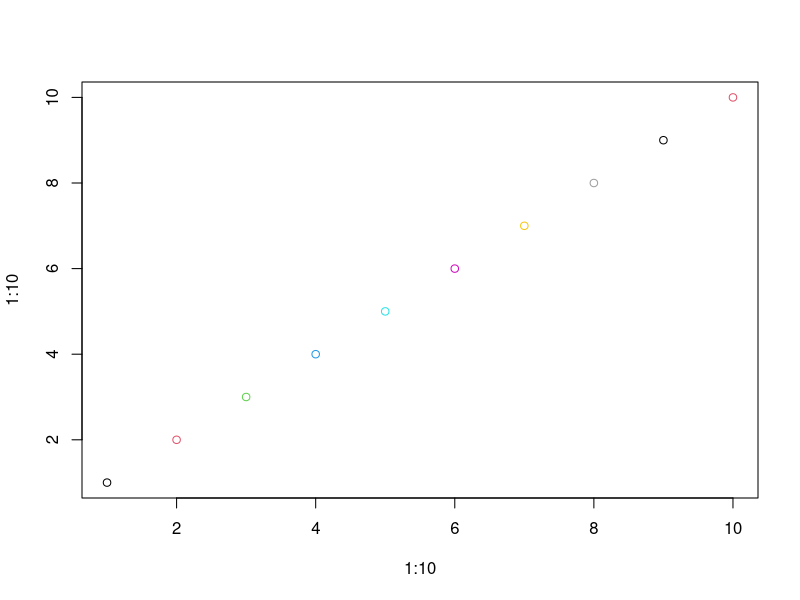
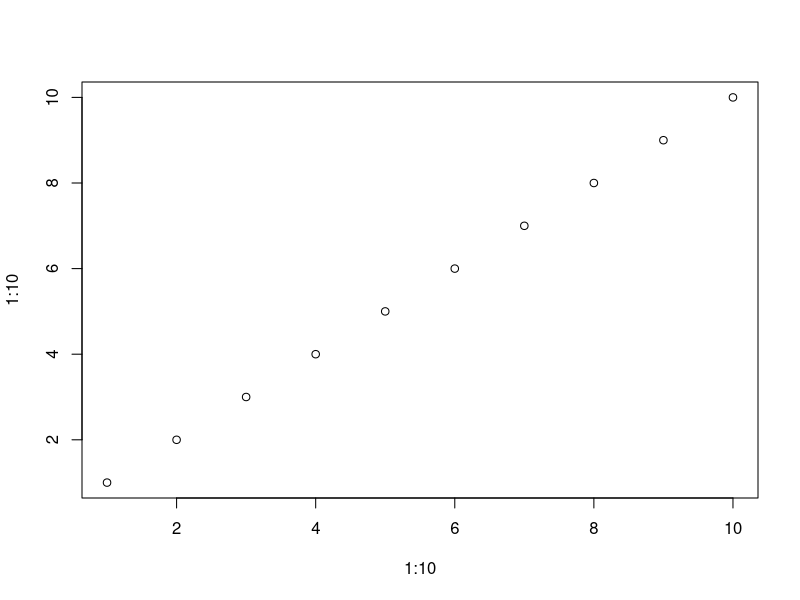

Write the R code that produced these figures, in order.
#' ---
#' title: "Programming basics for Biostatistics 6099"
#' author: Zhiguang Huo (Caleb)
#' date: "Thursday September 7, 2023"
#' output:
#'   slidy_presentation: default
#'   ioslides_presentation: default
#'   beamer_presentation: null
#' subtitle: Vectorized calculation
#' ---
#' 
#' Why do we need vectorized calculation (motivating example 1)
#' ===
#' - Elegant and efficient
#' - R is slow in loops but fast for vectorized calculation.
#' 
#' ### version A, calculation by loop
## ---------------------------------------------------------------------------------------------
a <- 1:1000000
### version A, loop
start <- Sys.time()
meanA <- 0
for(i in seq_along(a)){
  meanA <- meanA + a[i]/length(a)
}
end <- Sys.time() 
end - start
meanA

#' 
#' ---
#'   
#' ### version B, vectorized calculation
## ---------------------------------------------------------------------------------------------
start <- Sys.time()
mean(a)
end <- Sys.time() 
end - start

#' 
#' 
#' 
#' Why do we need vectorized calculation (motivating example 2)
#' ===
#' - Elegant and efficient
#' - R is slow in loops but fast for vectorized calculation.
#' 
#' ### version A, calculation by loop
## ---------------------------------------------------------------------------------------------
a <- 1:1000000
b <- 1000000:1
### version A, loop
start <- Sys.time()
result <- numeric(length(a)) ## create a vector with length length(a) and all elements 0
for(i in seq_along(a)){
  result[i] <- a[i] + b[i]
}
end <- Sys.time() 
end - start

#' 
#' ---
#'   
#' ### version B, vectorized calculation
## ---------------------------------------------------------------------------------------------
start <- Sys.time()
result <- a + b
end <- Sys.time() 
end - start

#' 
#' Simple examples of vectorized calculation
#' ===
#' - vector algebra
## ---------------------------------------------------------------------------------------------
a <- c(1.1,3.4,9.5)
b <- c(9,2,0.8)
a + b ## vector addition
a * b ## vector multiplication
a ^ b ## 1.1^9, 3.4^2, 9.5^0.8


#'   
#' 
#' Simple examples of vectorized calculation 2
#' ===
#' - vector with scalor
## ---------------------------------------------------------------------------------------------
a <- 1:8
a + 2
a + c(0,1) ## if vector a is integer multiple of another vector
a + c(1,2,3) ## warming message 

#' 
#' 
#' Other scientific calculation
#' ===
## ---------------------------------------------------------------------------------------------
a <- seq(1,3,1)
sin(a)
tan(a)
log(a,base = 10)
log10(a)
exp(a)

#' 
#' ifelse
#' ===
## ---------------------------------------------------------------------------------------------
a <- seq(1,8,1)

## by loop
res <- character(length(a))
for(i in 1:length(a)){
  if(a[i] %% 2 == 0){
    res[i] <- "even"
  } else{
    res[i] <- "odd"
  }
}
res

## by vecterized calculation
ifelse(a %% 2 ==0, "even", "odd")


#' 
#' vectorized input for plot
#' ===
#' - all vector input
## ---------------------------------------------------------------------------------------------
plot(x = 1:10, y = 1:10, col=1:10)

#' 
#' ---
#' 
#' - vector input + scalor input
## ---------------------------------------------------------------------------------------------
plot(x = 1:10, y = 1:10, col=1)

#' 
#' Initialize a vector
#' ===
## ---------------------------------------------------------------------------------------------
n <- 5
a_int <- integer(n)
a_int

b_int <- rep(0, n)
b_int


c_int <- replicate(5,0)
c_int


#' 
#' 
#' Initialize a vector, other types
#' ===
## ---------------------------------------------------------------------------------------------
a_double <- double(n)
a_double


## ---------------------------------------------------------------------------------------------
a_char <- character(n)
a_char


## ---------------------------------------------------------------------------------------------
a_logical <- logical(n)
a_logical

#' 
#' 
#' A sequence
#' ===
## ---------------------------------------------------------------------------------------------
a <- seq(from=10, to=100, by=2)
a
b <- seq(from=10, to=100, length=10)
b
c <- seq(from=10, to=100, along.with=1:10)
c

seq_len(10)

seq_along(b)

#' 
#' 
#' 
#' Random number generator
#' ===
#' - Random numbers from normal distribution
## ---------------------------------------------------------------------------------------------
set.seed(32611) ## set a seed number such that the random numbers will keep the same
rnorm(n = 5, mean = 0, sd = 1)

#' - mean and sd parameter can also be vectorized.
## ---------------------------------------------------------------------------------------------
set.seed(32611)
rnorm(n = 5, mean = 0:4, sd = 1)

#' 
#' # Note that with the same random seed, different random numbers can be generated on different R versions.
## ---------------------------------------------------------------------------------------------
sessionInfo() ## check R version

#' 
#' ---
#' 
#' - Random numbers from 1:10
## ---------------------------------------------------------------------------------------------
set.seed(32611)
sample(1:10,3)

#' 
## ---------------------------------------------------------------------------------------------
set.seed(32611)
sample(1:10)
sample(1:10, replace = T)

#' 
#' - Random numbers from Uniform distribution U(0,1)
## ---------------------------------------------------------------------------------------------
set.seed(32611)
runif(n = 4)

#' 
#' 
#' replicate
#' ===
#' - replicate empty list
## ---------------------------------------------------------------------------------------------
replicate(4,list())

#' 
#' ---
#' 
#' - a complicate example by replicate
## ---------------------------------------------------------------------------------------------
set.seed(32611)
replicate(5, runif(sample(1:5,1)))

#' 
#' 
#' Matrix calculation
#' ===
## ---------------------------------------------------------------------------------------------
a <- matrix(1:6,nrow=3,ncol=2)
a ## matrix will be filled by column by default. 
b <- matrix(6:1, nrow=3, ncol=2)
a * b ## similar to vector, matrix algebra will be done element-wise.

#' 
#' ---
#' 
## ---------------------------------------------------------------------------------------------
a + c(1,2,3) ## if a matrix add a vector, add by column
a + 3 ## if a matrix add one number, add this number to each element of the matrix

#' 
#' 
#' 
#' 
#' 
#' apply function: works on margins of a matrix (1)
#' ===
## ---------------------------------------------------------------------------------------------
a <- matrix(1:6,nrow=3,ncol=2)
a
apply(a,1,function(x){sum(x)}) ## same as below
apply(a,1,sum) ## for each row, equivalent to rowSums
rowSums(a)
apply(a,1,var) ## for each row, calculate the variance
apply(a,1,function(x) x^2) ## can also use an anonymous function, note that R will always fill the result by column.

#' 
#' 
#' apply function: works on margins of a matrix (2)
#' ===
## ---------------------------------------------------------------------------------------------
apply(a,2,sum) ## for each column, equivalent to colSums
colSums(a)
apply(a,2,mean) ## for each column, equivalent to colMeans
apply(a,2,function(x) min(x)) ## equivalent to apply(a,2,min)
apply(a,2,min)

#' 
#' 
#' Sweep
#' ===
#' 
#' - sweep() allows you to “sweep” out the values of a summary statistic. It is often used with apply() to standardize arrays. 
## ---------------------------------------------------------------------------------------------
set.seed(32611)
(x <- matrix(rnorm(6,0,4),nrow=2))
x1 <- sweep(x,1,apply(x,1,min),'-')
x1
x2 <- sweep(x1,1,apply(x1,1,max),'/')
x2

#' 
#' 
#' lapply()
#' ===
#' - lapply will apply a function to each element of a list
#' - lapply() is written in C for performance, 
#' 
## ---------------------------------------------------------------------------------------------
l <- list(c(1:10), list(a='a'), c("dog","cat","gator"))
unlist(lapply(l, function(x) x[1])) ## x refers to each element of the list
unlist(lapply(l, length))

#' 
#' - a simple R implementation that does the same thing:
#' 
## ---------------------------------------------------------------------------------------------
lapply2 <- function(x, f, ...){
  out <- vector("list", length(x))
  for(i in seq_along(x)){
    out[[i]] <- f(x[[i]], ...)
  }
  out
}
unlist(lapply2(l, length))

#' 
#' 
#' lapply usages
#' ===
## ---------------------------------------------------------------------------------------------
alist <- list(a = 25, b = 100, c = 64)

#' - loop over the elements: for (x in xs)
## ---------------------------------------------------------------------------------------------
lapply(alist, function(x) sqrt(x))

#' 
#' 
#' ---
#' 
#' - loop over the numeric indices: for (i in seq_along(xs))
## ---------------------------------------------------------------------------------------------
lapply(seq_along(alist), function(x) sqrt(alist[[x]]))

#' - loop over the names: for (nm in names(xs))
## ---------------------------------------------------------------------------------------------
lapply(names(alist), function(x) sqrt(alist[[x]]))

#' 
#' 
#' lapply on data.frame
#' ===
#' - data.frame shares the property of a list and a matrix
## ---------------------------------------------------------------------------------------------
aframe <- data.frame(col1=1:3,col2=4:6)
lapply(aframe, mean) ## as a list
apply(aframe, 2, mean) ## as a matrix


#' 
#' 
#' lapply on a list of functions
#' ===
## ---------------------------------------------------------------------------------------------
compute_mean <- list(
  base = function(x) mean(x),
  sum = function(x) sum(x)/length(x),
  mannual = function(x){
    total <- 0; n <- length(x)
    for(i in seq_along(x)) total <- total + x[i]/n
    total
  }
)
set.seed(32611); x <- runif(1e6)
lapply(compute_mean,function(f) system.time(f(x))) ## f refers to each element of the list

#' 
#' 
#' sapply()  
#' ===
#' - sapply() is similar to lapply except they simplify the output to produce an atomic vector.
## ---------------------------------------------------------------------------------------------
aframe <- data.frame(col1=1:3,col2=4:6)
sapply(aframe, sum) ## 

#' 
## ---------------------------------------------------------------------------------------------
alist <- list(col1=1:3,col2=c("a","b"))
sapply(alist, unique) ## if not the same type, will coerce to a list

#' 
#' 
#' vapply()
#' ===
#' - vapply() is simimar to sapply but takes an additional argument specifying the output type.
## ---------------------------------------------------------------------------------------------
aframe <- data.frame(col1=1:3,col2=4:6)
vapply(aframe, sum, numeric(1)) 

#' 
#' 
#' 
#' tapply
#' ===
#' 
#' - tapply() is a generalization to apply by groups
## ---------------------------------------------------------------------------------------------
pulse <- round(rnorm(22,70,10/3) + rep(c(0,5), c(10,12)))
groups <- rep(c("A", "B"), c(10, 12))
tapply(X = pulse, INDEX = groups, FUN = length)
tapply(pulse, groups, mean)
tapply2 <- function(x, group, f, ..., simplify = TRUE){
  pieces <- split(x, group)
  sapply(pieces, f, simplify=simplify)
}
tapply2(pulse, groups, length)

#' 
#' Multiple inputs (Map)
#' ===
#' - Map(): handle when more than only one arguments of the function vary.
#' - question: how to calculated weighted mean? (e.g., $\frac{1}{n}\sum_i^n w_ix_i$)
## ---------------------------------------------------------------------------------------------
xs <- replicate(3, runif(4),simplify=FALSE) ## simplify = TRUE (default) will convert a list to matrix whenever possible
ws <- replicate(3, rnorm(4, 1) + 1,simplify=FALSE)
xs

ws

#' 
#' ---
#' 
#' - approach 1
## ---------------------------------------------------------------------------------------------
unlist(lapply(seq_along(xs), function(i){
  weighted.mean(xs[[i]], ws[[i]])
}))

#' 
#' - approach 2
## ---------------------------------------------------------------------------------------------
Map(weighted.mean,xs,ws)

#' 
#' ---
#' 
#' - extra argument
## ---------------------------------------------------------------------------------------------
Map(function(x,w) weighted.mean(x, w, na.rm=TRUE),xs, ws)

#' 
## ---------------------------------------------------------------------------------------------
Map(weighted.mean,xs, ws, na.rm=TRUE)

#' 
#' approach 3
#' ===
#' 
## ---------------------------------------------------------------------------------------------
mapply(weighted.mean,xs,ws)

mapply(function(x,y) weighted.mean(x,y), xs,ws)

#' 
#' 
#' 
#' 
#' Reduce
#' ===
#' 
#' - Reduce() reduces a vector, x, to a single value by recursively calling a function, f, two arguments at a tile.
#' - Reduce(f, 1:3) is equivalent to f(f(1,2),3)
#' 
## ---------------------------------------------------------------------------------------------
set.seed(32611)
l <- replicate(4, sample(1:10, 15, replace = T), simplify = FALSE)
str(l)
intersect(intersect(intersect(l[[1]], l[[2]]),
  l[[3]]), l[[4]])
Reduce(intersect,l)

#' 
#' 
#' Reduce 2
#' ===
#' 
## ---------------------------------------------------------------------------------------------
a <- c(1:10)
Reduce('+', a)

b = as.list(letters[1:10])
Reduce("paste0", b)

d <- as.list(letters[1:10])
Reduce("c",d)


#' 
#' 
#' 
#' Outer
#' ===
#' 
#' - It takes multiple vector inputs and creates a matrix or array output where the input function is run over every combination of the inputs.
## ---------------------------------------------------------------------------------------------
outer(1:3, 1:5, "*")
1:3 %o% 1:5

#' 
#' Outer 2
#' ===
## ---------------------------------------------------------------------------------------------
outer(1:3, 1:5, "paste")

outer(1:3, 1:5, ">")

outer(1:3, 1:5, "^")

#' 
#' 
#' Vectorize a function
#' ===
#' - if your function has to take a scaler as input, you can vectorize it by Vectorize function
#' 
## ---------------------------------------------------------------------------------------------
f <- function(x, y) c(x, y)
vf <- Vectorize(f, vectorize.args = c("x", "y"), SIMPLIFY = FALSE)
f(1:3, 1:3)
vf(1:3, 1:3)

#' 
#' ---
#' 
## ---------------------------------------------------------------------------------------------
combn(4,2) ## all combinations of "choose 2 numbers from 1:4"
## However, you cannot do combn(c(4,5),c(2,3)), how to vectorize this function
combnV <- Vectorize(function(x, m) combn(x, m),
                    vectorize.args = c("x", "m"))

combnV(c(4,5),c(2,3))

#' 
#' 
#' Balance between efficiency and simplicity of your code
#' ===
#' - If looping is very time-consuming relative to the actual operation, you may need to consider vectorized calculation to improve efficiency.
#' - If looping is ignorable comparing to the actual operation (e.g. Gibbs sampling), you can keep your loop to make it readible.
#' 
